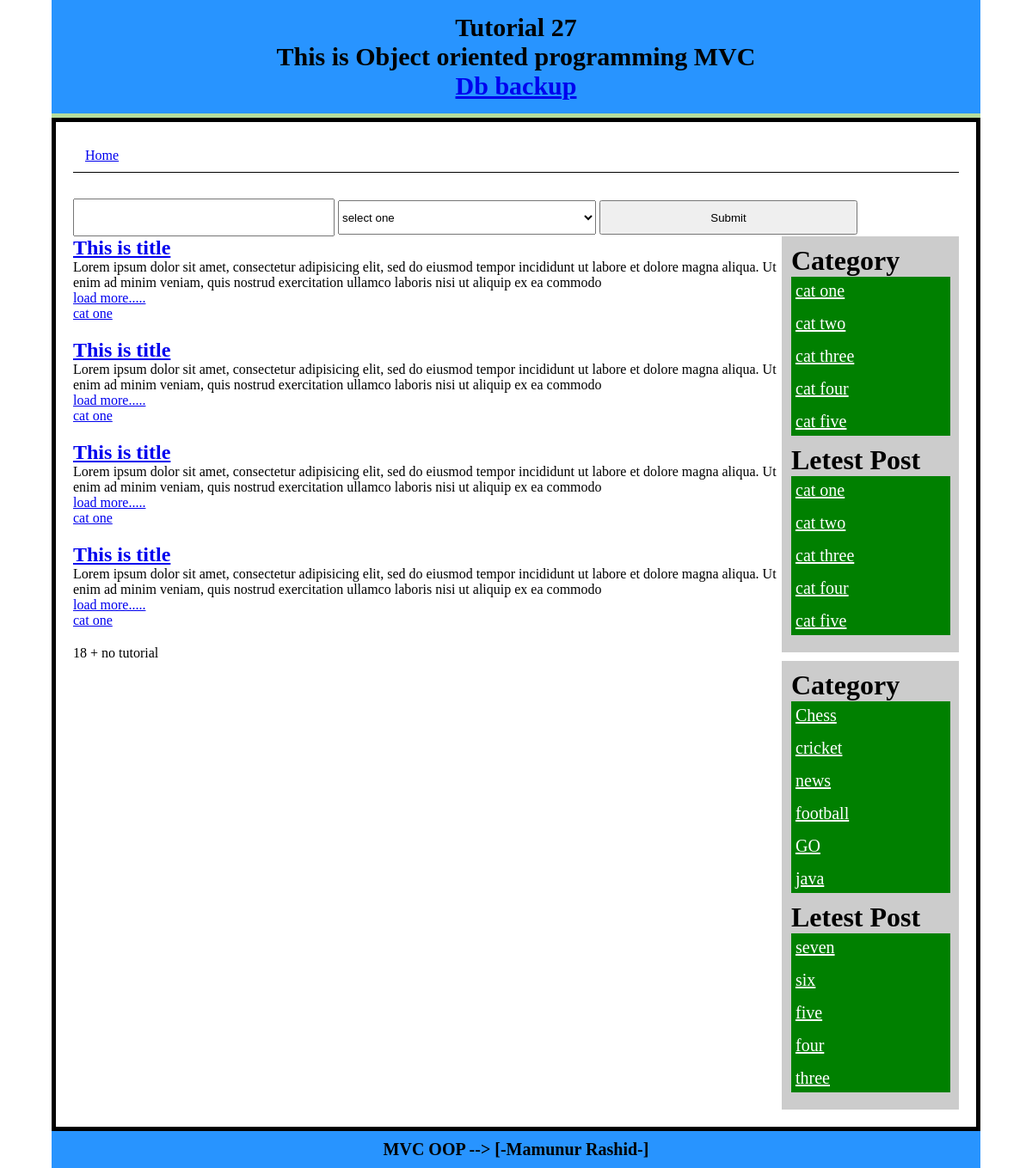
Before: / with the older database file.
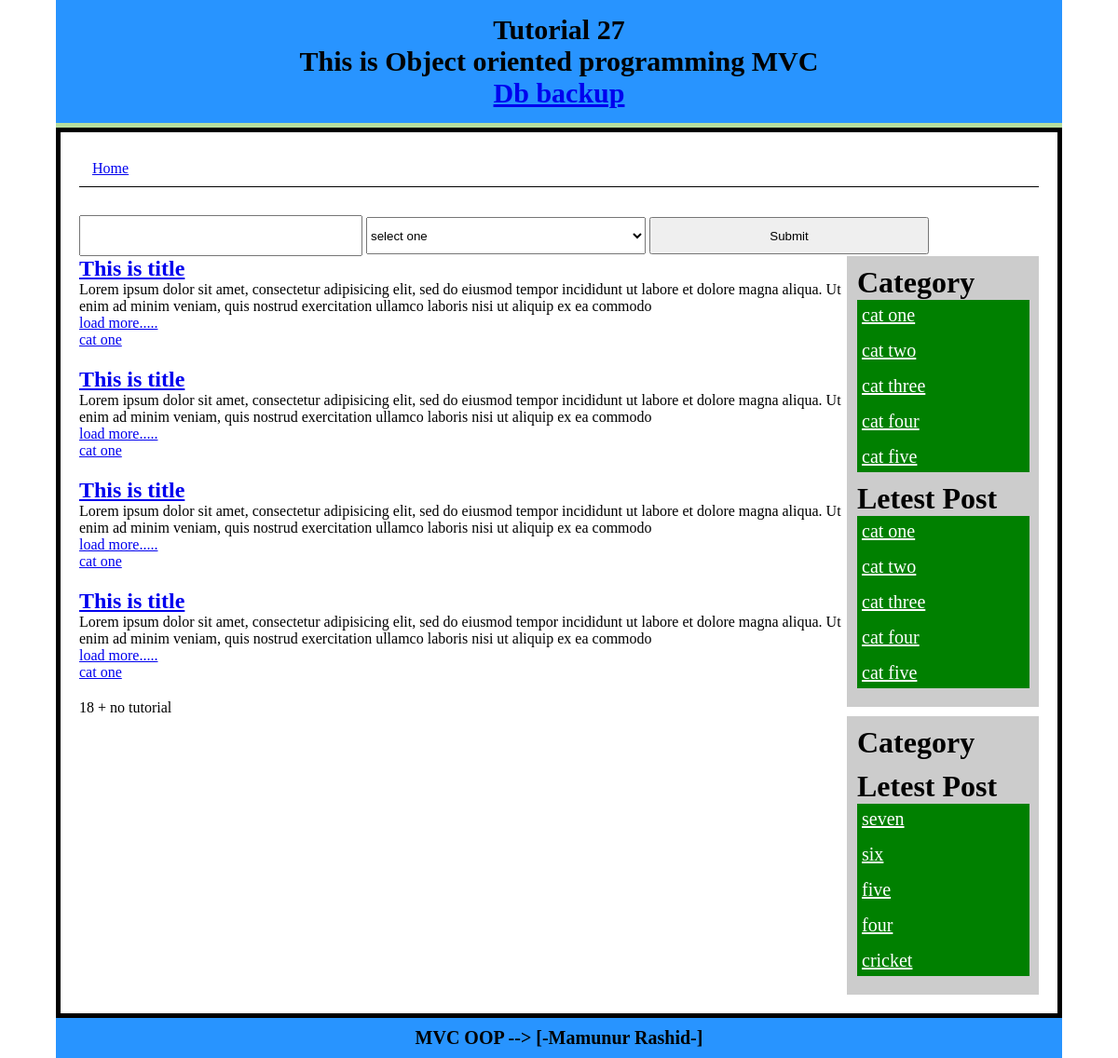
After: the same page with the newer database file.
### tables this page shows
CREATE TABLE `category` (
  `id` int(11) NOT NULL AUTO_INCREMENT,
  `catname` varchar(50) NOT NULL,
  `title` varchar(50) NOT NULL,
  PRIMARY KEY (`id`)
);

CREATE TABLE `post` (
  `id` int(11) NOT NULL AUTO_INCREMENT,
  `title` varchar(300) NOT NULL,
  `content` text NOT NULL,
  `cat` int(11) NOT NULL,
  PRIMARY KEY (`id`)
);

### system/libs/Load.php (called while the page is built, shortened)
<?php
class Load
{
	public function view($filename,$data = false){
		include 'app/view/'.$filename.'.php' ;
	}
	public function model($modelname){
		return new $modelname();
	}
}
?>

### app/controlers/Index.php (called while the page is built, shortened)
<?php
class Index extends Dcontrolar
{
	public function Index(){
		$this->home();
	}
	public function home(){
		$data = array();
		$table= 'post';
		$categorytable= 'category';
		$postModel = $this->load->model("PostModel");
		$data['allPost']=$postModel->getAllPost($table);
		$catModel = $this->load->model("CatModel");
		$data['catlist']=$catModel->catlist($categorytable);
		$limit = 5;
		$data['letestPost']=$postModel->getLetestPost($table,$limit);
		$this->load->view("header");
		$this->load->view("search",$data);
		$this->load->view("content",$data);
		$this->load->view("sidebar",$data);
		$this->load->view("footer");
	}
}
?>

### index.php (called while the page is built, shortened)
<?php
$main = new Main();
?>

### system/libs/Database.php (called while the page is built, shortened)
<?php
class Database extends PDO
{
	public function select($sql,$data=array(),$fetchstyle = PDO::FETCH_ASSOC){
		$stmt 	= $this->prepare($sql);
		$stmt->execute();
		return $stmt->fetchALL($fetchstyle);
	}
}?>

### app/models/CatModel.php (called while the page is built, shortened)
<?php
class CatModel extends Dmodel
{
	public function catlist($table){
		$sql ="SELECT * FROM $table ORDER BY id DESC ";
		return $this->db->select($sql);
	}
}
?>

### system/libs/Dcontrolar.php (called while the page is built, shortened)
<?php
class Dcontrolar
{
	function __construct()
	{
		$this->load = new Load();
	}
}
?>

### system/libs/Dmodel.php (called while the page is built, shortened)
<?php
class Dmodel
{
	public function __construct()
	{
		$dsn = 'mysql:dbname=mvc;host=localhost';
		$user ="root";
		$pass ='';
		$this->db = new Database($dsn,$user,$pass);
	}
}
?>

### app/models/PostModel.php (called while the page is built, shortened)
<?php
class PostModel extends Dmodel
{
	public function getAllPost($table){
		$sql ="SELECT * FROM $table ORDER BY id DESC LIMIT 3";
		return $this->db->select($sql);
	}
	public function getLetestPost($table,$limit=4){
		$sql ="SELECT * FROM $table ORDER BY id DESC LIMIT $limit";
		return $this->db->select($sql);
	}
}

### app/view/search.php (the view, shortened to what this page needs)
<div class="search-form fix">
<form method="get" action="<?php echo BASE_URL ;?>/Index/search">
	<input type="text" name="kyeword">
	 <select name="catid">
		<option value="">select one</option>
	 </select>
	 <input type="submit" name="" />
</form>
</div>

### system/libs/Main.php (shortened to what this page needs)
<?php
class Main
{
	public $url;
	public $methodName = "Index";
	public $contrler ;
	public function __construct(){
		$this->callMethod();
	}
	public function getUrl(){
		$this->url = isset($_GET['url']) ? $_GET['url'] : NULL;
	}
	public function loadControler(){
		if (!isset($this->url[0])) {
			$this->contrler = new $this->controlerName();
		}
	}
	public function callMethod(){
		if(isset($this->url[2])) {
			$this->methodName = $this->url[1];
			if (method_exists($this->contrler, $this->methodName)) {
				$this->contrler->{$this->methodName}($this->url[2]);
			}else{
				header("Location:".BASE_URL."/Index");
			}
		}else{
			if (isset($this->url[1])) {
				$this->methodName = $this->url[1];
				if (method_exists($this->contrler, $this->methodName)) {
					$this->contrler->{$this->methodName}();
				}else{
					header("Location:".BASE_URL."/Index");
				}
			}else{
				if (method_exists($this->contrler, $this->methodName)) {
					$this->contrler->{$this->methodName}();
				}else{
					header("Location:".BASE_URL."/Index");
				}
			}
		}
	}
}

### app/view/header.php (shortened to what this page needs)
<!DOCTYPE html>
<html>
<head>
</head>
<body>
	<div class="body">
		<div class="Header">
			<h1>Tutorial 27  </h1>
			<h1>This is Object oriented programming MVC</h1>
			<h1><a href="<?php echo BASE_URL ;?>/backup.php">Db backup</a></h1>
		</div>
		<div class="content">
			<div class="wraper fix">
				<div class="main-menu fix">
					<ul>
						<li><a href="<?php echo BASE_URL ;?>">Home</a></li>
					</ul>
				</div>

### app/view/content.php
	<div class="left-content fix">
		<article class="post">
			<h1 class="title"><a href="#">	This is title </a></h1>
			<p>Lorem ipsum dolor sit amet, consectetur adipisicing elit, sed do eiusmod
			tempor incididunt ut labore et dolore magna aliqua. Ut enim ad minim veniam,
			quis nostrud exercitation ullamco laboris nisi ut aliquip ex ea commodo</p>
			<p><a href="#">load more.....</a></p>
			<a href="#">cat one</a>
		</article>
		<article class="post">
			<h1 class="title"><a href="#">	This is title </a></h1>
			<p>Lorem ipsum dolor sit amet, consectetur adipisicing elit, sed do eiusmod
			tempor incididunt ut labore et dolore magna aliqua. Ut enim ad minim veniam,
			quis nostrud exercitation ullamco laboris nisi ut aliquip ex ea commodo</p>
			<p><a href="#">load more.....</a></p>
			<a href="#">cat one</a>
		</article>
		<article class="post">
			<h1 class="title"><a href="#">	This is title </a></h1>
			<p>Lorem ipsum dolor sit amet, consectetur adipisicing elit, sed do eiusmod
			tempor incididunt ut labore et dolore magna aliqua. Ut enim ad minim veniam,
			quis nostrud exercitation ullamco laboris nisi ut aliquip ex ea commodo</p>
			<p><a href="#">load more.....</a></p>
			<a href="#">cat one</a>
		</article>
		<article class="post">
			<h1 class="title"><a href="#">	This is title </a></h1>
			<p>Lorem ipsum dolor sit amet, consectetur adipisicing elit, sed do eiusmod
			tempor incididunt ut labore et dolore magna aliqua. Ut enim ad minim veniam,
			quis nostrud exercitation ullamco laboris nisi ut aliquip ex ea commodo</p>
			<p><a href="#">load more.....</a></p>
			<a href="#">cat one</a>
		</article>
	</div>
	<div class="sidebar fix ">
		<h1>Category</h1>
		<ul>
			<li><a href="#">cat one </a></li>
			<li><a href="#">cat two</a></li>
			<li><a href="#">cat three </a></li>
			<li><a href="#">cat four </a></li>
			<li><a href="#">cat five </a></li>
		</ul>
		<h1>Letest Post</h1>
		<ul>
			<li><a href="#">cat one </a></li>
			<li><a href="#">cat two</a></li>
			<li><a href="#">cat three </a></li>
			<li><a href="#">cat four </a></li>
			<li><a href="#">cat five </a></li>
		</ul>
	</div>
<?php echo "18 + no tutorial <br>" ; ?>

### app/view/sidebar.php
<div class="sidebar fix ">
	<h1>Category</h1>
	<ul>
		<?php if (isset($catlist)) {
		foreach ($catlist as $key => $value) { ?>
		<li><a href="<?php echo BASE_URL ;?>/Index/postByCat/<?php echo $value['id']?>"><?php echo $value['catname']?> </a></li>
		<?php } } ?>
	</ul>
	<h1>Letest Post</h1>
	<ul>
		<?php if (isset($letestPost)) {
		foreach ($letestPost as $key => $value) { ?>
			<li><a href="<?php echo BASE_URL ;?>/Index/postDetails/<?php echo $value['id']?>"><?php echo $value['title']?> </a></li>
		<?php } } ?>
	</ul>
</div>

### app/view/footer.php
			</div>
		</div>
		<div class="footer">
			<h1> MVC OOP --> [-Mamunur Rashid-] </h1>
		</div>
	</div>
</body>
</html>

### app/view/header.php (style rules this page uses)
* { margin: 0; padding: 0; }
.body { width: 90%; margin: 0 auto; color: #1F59BF; background: #B6DD9E; }
.Header { background: #2894FF; font-size: 15px; color: #000; text-align: center; padding: 15px 0; margin-bottom: 5px; }
.content { background: #fff; min-height: 500px; border: 5px solid; padding: 20px; color: #000; }
.footer { font-size: 10px; text-align: center; color: #000000; padding: 10px 0; background: #2894FF; }
.fix { overflow: hidden; }
.left-content { width: 80%; float: left; }
.sidebar { float: right; width: 20%; background: #ccc; box-sizing: border-box; border-left: 1px solid #ccc ; }
.post { width: 100%;margin-bottom: 20px; }
.sidebar { background: #ccc; padding: 10px; }
.sidebar ul li { margin-bottom: 5px; }
.sidebar ul li a { color: #fff ; font-size: 20px; padding: 5px; display: block; }
.sidebar ul { margin-bottom: 10px; background: green ; }
.main-menu { border-bottom: 1px solid #000 ;margin-bottom: 30px; }
.main-menu ul { display: flex; flex-wrap: wrap; list-style: none; }
.main-menu li a { display: block; padding: 10px 14px; }
.search-form input, .search-form select { height: 40px; max-width: 300px; width: 100%; line-height: 30px; }

Changed rows visible on the page:
removed category: catname "Chess"
removed category: catname "cricket"
removed category: catname "news"
removed category: catname "football"
removed category: catname "GO"
removed category: catname "java"
changed post: title "three" → "cricket"
